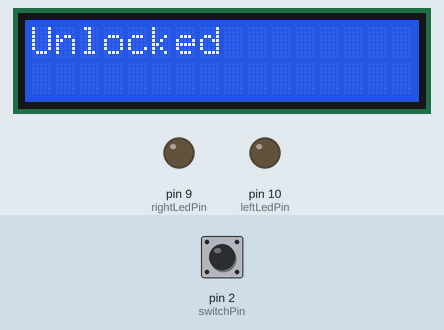
Simulated run of this sketch. Board: Arduino Uno, built with avr-gcc and run on an emulated ATmega328P. Parts: 16×2 character LCD, output pins drawn as LEDs (lit = HIGH). Dashed ring = blinking. The test bench sets the inputs (shaded band); at power-on: pin 2 (switchPin) HIGH.

Above: at 1.2 s.
1.3 s: pin 2 (switchPin) pulled LOW for 1 s
At 2.8 s:
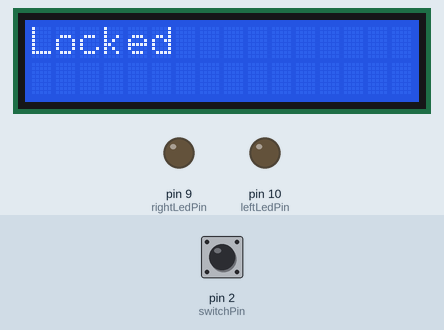
2.9 s: pin 2 (switchPin) pulled LOW for 0.15 s
At 3.17 s:
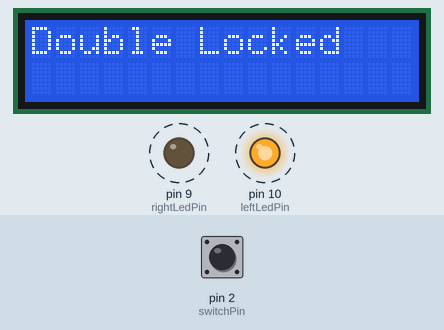
3.6 s: pin 2 (switchPin) pulled LOW for 3.2 s
At 4.58 s:
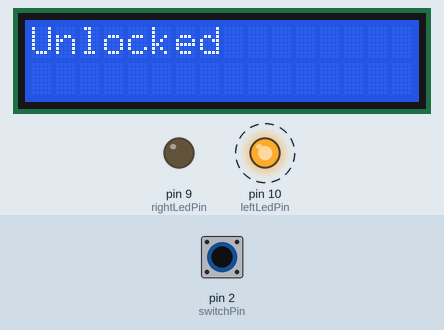
Timing chart, 0 to 6.6 s (numbered marks = the images above; inputs shaded):
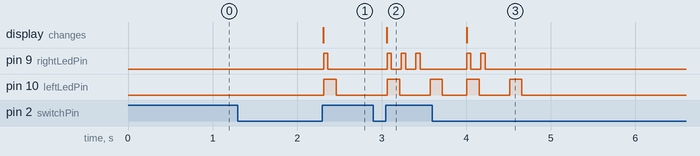

Measured:
- after the input at 1.3 s, pin 9 (rightLedPin): LOW → HIGH after 1.0 s, → LOW 0.05 s later; pin 10 (leftLedPin): LOW → HIGH after 1.0 s, → LOW 0.15 s later; the display: changes after 1.0 s (image 1)
- after the input at 2.9 s, pin 9 (rightLedPin): alternates HIGH for 0.05 s and LOW for 0.12 s, starting after 0.16 s; pin 10 (leftLedPin): LOW → HIGH after 0.16 s, → LOW 0.15 s later, → HIGH 0.36 s later; the display: changes after 0.16 s (image 2)
- after the input at 3.6 s, pin 9 (rightLedPin): alternates HIGH for 0.05 s and LOW for 0.12 s, 4 changes in all, then stays LOW, starting after 0.40 s; the display: changes after 0.40 s (image 3)

The sketch:

central_door_locking_system_turning_lights1.ino
```cpp
#include <LiquidCrystal.h>

#define loopDelay 20
#define tOnPeriod 300
#define tOffPeriod 700
#define holdPeriod 800
#define minHoldPeriod 50

#define unlocked 0
#define locked 1
#define doubleLocked 2

#define off 0
#define lc_left 1
#define lc_right 2
#define n_left 3
#define n_right 4
#define hazard 5

#define left 0
#define right 1
#define nr_of_leds 2

#define left_IL 0
#define right_IL 1
#define nr_of_leds_IL 2

#define tOnCount (tOnPeriod/loopDelay)
#define tOffCount tOffPeriod/loopDelay
#define holdCount holdPeriod/loopDelay
#define minHoldCount minHoldPeriod/loopDelay

/*enum cdl_state_t{
	unlocked,
    locked,
    doubleLocked};

enum leduri{
	left,
    right,
   	nr_of_leds};*/

typedef struct switch_type_t{
	int switchState;
    int switchPin;
    int cntApasat;
};

typedef struct led_type_t{
	int ledPin;
    int ledCnt;
    int tOn;
    int tOff;
    int initState;
    int repeats;

};

struct switch_type_t_IL
{
int switch_state;
int switchPin;
int cnt_apasat;
int cnt_neapasat;
};

struct led_type_t_IL
{
int LedPin;
int led_cnt;
int t_on;
int t_off;
int init_state;
int lc_repeat;
};


LiquidCrystal lcd(12,11,5,6,7,8);

//Declarations for readSW
switch_type_t doorSwitch;
//Declarations for CDL_main
int CDLstate = unlocked;
int eventSwitchLockedToDoubleLocked = 0;
int eventSwitchLockedToUnlocked = 0;
int eventSwitchUnlockedToLocked = 0;
int eventSwitchUnlockedToLockedinhibibit = 0;
int eventSwitchDoubleLockedToUnlocked = 0;
int printCheck = 0;

//Declarations for ledBlink
led_type_t leftLed;
led_type_t rightLed;
led_type_t* Leds[nr_of_leds];

switch_type_t_IL leftSwitch;
switch_type_t_IL rightSwitch;
switch_type_t_IL hazardSwitch;


int ILstate = off;
int eventSwitchLeftToNormal = 0;
int eventSwitchLeftOutOfNormal  = 0;
int eventSwitchRightToNormal = 0;
int eventSwitchRightOutOfNormal = 0;
int eventSwitchLeftToLane = 0;
int eventSwitchRightToLane;
int eventSwitchLeftOutOfLane = 0;
int eventSwitchRightOutOfLane = 0;
int eventSwitchHazard = 0;
int leftSwitchState = 0;
int hazardSwitchState = 0;
int rightSwitchState = 0;

led_type_t_IL ilLeftLed;
led_type_t_IL ilRightLed;
led_type_t_IL* ilLeds[nr_of_leds_IL];
/*----------------------------
------------------------------
-----------------------------*/

const int leftLedPin = 10;
const int rightLedPin = 9;
const int switchPin = 2;
int leftRepeats = 5;
int rightRepeats = 12;
int leftCounter = 0;
int rightCounter = 0;
int leftZeroCheck = 0;
int rightZeroCheck = 0;
int preValue = 65535 - 20000;
int flag = 0;


void setup()
{
  lcd.begin(16,2);
  InitReadSW();
  initCDL();
  InitBlinkLED();
  lcd.print("Unlocked");
  Serial.begin(9600);

  noInterrupts();
  TCCR1A = 0;
  TCCR1B = 0;
  TCNT1 = preValue;
  TCCR1B |=(1<<CS11);
  TIMSK1 |=(1<<TOIE1);
  EICRA |= (1 << ISC00);
  EIMSK |= (1 << INT0);
  interrupts();
}

void loop()
{
  if(flag == 1){
   flag = 0;
   ReadSwitch();
   LedControl();
   CDL_main();
   //delay(loopDelay);
  }

}

void readSwitch(){

 static int leftcnt_apasat = 0;
 static int rightcnt_apasat = 0;
 static int hazardcnt_apasat = 0;
 static int leftcnt_neapasat = 0;
 static int rightcnt_neapasat = 0;


 leftSwitchState = digitalRead(leftSwitch.switchPin);
 hazardSwitchState = digitalRead(hazardSwitch.switchPin);
 rightSwitchState = digitalRead(rightSwitch.switchPin);


  //LEFT SWITCH
  if (leftSwitch.switch_state == HIGH )
  {
    //NORMAL MODE LEFT AND LANE CHANGE MODE LEFT
    if (leftSwitch.cnt_apasat< 50)
    {
      leftSwitch.cnt_apasat++;
    }
    if (leftSwitch.cnt_apasat == 50)
    {
      eventSwitchLeftToNormal = 1;
    }
   leftSwitch.cnt_neapasat = 0;
  }

  else
  {
    if ((leftSwitch.cnt_apasat >= 5) && (leftSwitch.cnt_apasat < 50))
    {
      eventSwitchLeftToLane = 1;
    }
    if (leftSwitch.cnt_neapasat < 10)
    {
      leftcnt_neapasat++;
    }

    if (leftSwitch.cnt_neapasat == 10)
    {
      eventSwitchLeftOutOfNormal = 1;
    }

    leftSwitch.cnt_apasat = 0;
  }

  //RIGHT SWITCH
  if (rightSwitch.switch_state == HIGH )
  {
     //NORMAL MODE RIGHT AND LANE CHANGE MODE RIGH
    if (rightSwitch.cnt_apasat < 50)
    {
      rightSwitch.cnt_apasat++;
    }

    if (rightSwitch.cnt_apasat == 50)
    {
     eventSwitchRightToNormal  = 1;
    }
    rightSwitch.cnt_neapasat = 0;

  }
  else
  {
    if ((rightSwitch.cnt_apasat >= 5) && (rightSwitch.cnt_apasat < 50))
    {
      eventSwitchRightToLane = 1;
    }
    //OFF TO NORMAL MODE AND CHANGE LANE
    if (rightSwitch.cnt_neapasat < 10 )
    {
     rightSwitch.cnt_apasat++;
    }
    if (rightSwitch.cnt_neapasat == 10)
    {
     eventSwitchRightOutOfNormal  = 1;
    }
    rightSwitch.cnt_apasat = 0;
  }

  //HAZARD SWITCH
  if (hazardSwitch.switch_state == HIGH )
  {
    if (hazardSwitch.cnt_apasat < 20)
    {
      hazardSwitch.cnt_apasat++;
    }
  }
  else
  {
    if (hazardSwitch.cnt_apasat == 20)
    {
      eventSwitchHazard  = 1;
    }

    hazardSwitch.cnt_apasat = 0;
  }
}


void InitReadSW(void){
	doorSwitch.switchState = 0;
    doorSwitch.switchPin = 4;
  	doorSwitch.cntApasat = 0;

    pinMode(doorSwitch.switchPin,INPUT);
}

//!!!!!!!!!!!!!!!!
void InitReadSW_IL(void)
{
  leftSwitch.switch_state = 0;
  leftSwitch.switchPin = 1;
  leftSwitch.cnt_apasat = 0;
  leftSwitch.cnt_neapasat = 0;

  rightSwitch.switch_state = 0;
  rightSwitch.switchPin = 0;
  rightSwitch.cnt_apasat = 0;
  rightSwitch.cnt_neapasat = 0;

  hazardSwitch.switch_state = 0;
  hazardSwitch.switchPin = 13;
  hazardSwitch.cnt_apasat = 0;
  hazardSwitch.cnt_neapasat = 0;

  pinMode(leftSwitch.switchPin, INPUT);
  pinMode(rightSwitch.switchPin, INPUT);
  pinMode(hazardSwitch.switchPin, INPUT);
}


void InitBlinkLED(void){

    Leds[left] = &leftLed;
	leftLed.ledPin = 10;
    leftLed.ledCnt = 0;
    leftLed.tOn = 0;
    leftLed.tOff = 0;
    leftLed.initState = LOW;
    leftLed.repeats = 0;

    Leds[right] = &rightLed;
    rightLed.ledPin = 9;
    rightLed.ledCnt = 0;
    rightLed.tOn = 0;
    rightLed.tOff = 0;
    rightLed.initState = LOW;
    rightLed.repeats = 0;

   pinMode(leftLed.ledPin,OUTPUT);
   pinMode(rightLed.ledPin,OUTPUT);
   digitalWrite(leftLed.ledPin,LOW);
   digitalWrite(rightLed.ledPin,LOW);

}

//!!!!!!!
void InitBlinkLED_IL(void)
{
  ilLeds[left] = &ilLeftLed;
  ilLeftLed.LedPin = 4;
  ilLeftLed.led_cnt = 0;
  ilLeftLed.t_on = 0;
  ilLeftLed.t_off = 0;
  ilLeftLed.init_state = LOW;
  ilLeftLed.lc_repeat = 0;

  ilLeds[right] = &ilRightLed;
  ilRightLed.LedPin = 3;
  ilRightLed.led_cnt = 0;
  ilRightLed.t_on = 0;
  ilRightLed.t_off = 0;
  ilRightLed.init_state = LOW;
  ilRightLed.lc_repeat = 0;

  pinMode(ilLeftLed.LedPin, OUTPUT);
  pinMode(ilRightLed.LedPin, OUTPUT);
  digitalWrite(ilLeftLed.LedPin, LOW);
  digitalWrite(ilRightLed.LedPin, LOW);
}


void ReadSwitch(void){
    //doorSwitch.switchState = digitalRead(doorSwitch.switchPin);
    if(doorSwitch.switchState == 1)
    {
    	if(doorSwitch.cntApasat < holdCount)
        {
      	   doorSwitch.cntApasat++;
        }
      	if(doorSwitch.cntApasat == holdCount)
        {
          if(CDLstate == locked)
          {
          eventSwitchLockedToUnlocked = 1;
          }
          if(CDLstate == doubleLocked)
          {
          eventSwitchDoubleLockedToUnlocked = 1;
      	  }
        }
      }
  else{

    	if(doorSwitch.cntApasat>minHoldCount && doorSwitch.cntApasat<holdCount)
    	{
      	if(CDLstate == locked ){
        	eventSwitchLockedToDoubleLocked = 1; }
    	}

    	if(doorSwitch.cntApasat==holdCount)
    	{
     	if(eventSwitchDoubleLockedToUnlocked == 0 && eventSwitchLockedToUnlocked == 0 ){
          if (eventSwitchUnlockedToLockedinhibibit == 0)
          {
              if(CDLstate == unlocked  ){
              eventSwitchUnlockedToLocked = 1;
              }
          }
          eventSwitchUnlockedToLockedinhibibit = 0;
		}
    	}
    	doorSwitch.cntApasat = 0;
  		}

}

void BlinkControl(const int ledID,const int tOn,const int tOff,int *ledCnt,int *repeats,const int initState){

  if((*repeats) != 0){
  if((*ledCnt) < tOn){
  	digitalWrite(ledID,(initState));
  }
  else if((*ledCnt) < tOn + tOff){
  	digitalWrite(ledID,!(initState));
  }
  else if((*ledCnt) == tOn + tOff){
  	(*ledCnt) = 0;
    if((*repeats) >0){
    	(*repeats)--;
    }
  }
  if ((*ledCnt) <= (tOn+tOff))
  {
  	(*ledCnt)++;
  }
 }
}

void LedControl(){
	BlinkControl(leftLed.ledPin,leftLed.tOn,leftLed.tOff,&leftLed.ledCnt,&leftLed.repeats,leftLed.initState);
	BlinkControl(rightLed.ledPin,rightLed.tOn,rightLed.tOff,&rightLed.ledCnt,&rightLed.repeats,rightLed.initState);
    BlinkControl(ilLeftLed.LedPin,rightLed.tOn,rightLed.tOff,&rightLed.ledCnt,&rightLed.repeats,rightLed.initState);
    BlinkControl(ilRightLed.LedPin,rightLed.tOn,rightLed.tOff,&rightLed.ledCnt,&rightLed.repeats,rightLed.initState);

}
void Blinkcmd(const int led,const int tOn,const int tOff,const int initState,const int nrCycles){
	Leds[led]->tOn = tOn;
  	Leds[led]->tOff = tOff;
  	Leds[led]->initState= initState;
  	Leds[led]->ledCnt = 0;
    if(nrCycles == 0){
    	Leds[led] -> repeats = -1;
    }
  else
    {
  		Leds[led] -> repeats = nrCycles;

    }

}


void initCDL(void){
  CDLstate = unlocked;
  eventSwitchLockedToDoubleLocked = 0;
  eventSwitchLockedToUnlocked = 0;
  eventSwitchUnlockedToLocked = 0;
  eventSwitchDoubleLockedToUnlocked = 0;
}

void initIL(void){
   ILstate = off;
   eventSwitchLeftToNormal = 0;
   eventSwitchLeftOutOfNormal  = 0;
   eventSwitchRightToNormal = 0;
   eventSwitchRightOutOfNormal = 0;
   eventSwitchLeftToLane = 0;
   eventSwitchRightToLane;
   eventSwitchLeftOutOfLane = 0;
   eventSwitchRightOutOfLane = 0;
   eventSwitchHazard = 0;
/*------------------------------------------
  ------------------------------------------
  ------------------------------------------*/
}

void CDL_main(void){
	//Serial.print(CDLstate);
    switch(CDLstate){

    case unlocked:

      if(eventSwitchUnlockedToLocked==1){
      	CDLstate = locked;
        Blinkcmd(left,tOnCount,tOffCount,HIGH,1);
        Blinkcmd(right,tOnCount,tOffCount,HIGH,1);
        eventSwitchUnlockedToLocked = 0;
        lcd.clear();
        lcd.print("Locked");
        //printCheck = 0;
      }
    break;

   case locked:

      if(eventSwitchLockedToUnlocked == 1){
      	CDLstate = unlocked;
        eventSwitchUnlockedToLockedinhibibit = 1;
        Blinkcmd(left,tOnCount,tOffCount,HIGH,2);
        Blinkcmd(right,tOnCount,tOffCount,HIGH,2);
        eventSwitchLockedToUnlocked = 0;
        lcd.clear();
        lcd.print("Unlocked");
        //printCheck  = 0;
      }
      if(eventSwitchLockedToDoubleLocked == 1){
      	CDLstate = doubleLocked;
        Blinkcmd(left,tOnCount,tOffCount,HIGH,3);
        Blinkcmd(right,tOnCount,tOffCount,HIGH,3);
        eventSwitchLockedToDoubleLocked = 0;
        lcd.clear();
        lcd.print("Double Locked");
        //printCheck = 0;
      }
   break;

   case doubleLocked:
      if(eventSwitchDoubleLockedToUnlocked == 1){
      	CDLstate = unlocked;
        eventSwitchUnlockedToLockedinhibibit = 1;
        Blinkcmd(left,tOnCount,tOffCount,HIGH,2);
        Blinkcmd(right,tOnCount,tOffCount,HIGH,2);
        eventSwitchDoubleLockedToUnlocked = 0;
        lcd.clear();
        lcd.print("Unlocked");
        //printCheck = 0;
      }

	break;
    }
}

void IL_main(void){

  //Serial.println(IL_state);
  switch(ILstate){

    case off:

    if(eventSwitchLeftToLane == 1){

      ILstate = lc_left;
      Blinkcmd(ilLeftLed.LedPin,30,70,HIGH,3);
      Blinkcmd(ilRightLed.LedPin,0,0,LOW,0);
      eventSwitchLeftToLane = 0;
    }
    if(eventSwitchRightToLane == 1){

      ILstate = lc_right;
      Blinkcmd(ilLeftLed.LedPin,0,0,LOW,0);
      Blinkcmd(ilRightLed.LedPin,30,70,HIGH,3);
      eventSwitchRightToLane = 0;
    }

     if( eventSwitchLeftToNormal == 1){

      ILstate = n_left;
      Blinkcmd(ilLeftLed.LedPin,30,70,HIGH,0);
      Blinkcmd(ilRightLed.LedPin,0,0,LOW,0);
      eventSwitchLeftToNormal = 0;
    }
    if( eventSwitchRightToNormal == 1){

      ILstate = n_right;
      Blinkcmd(ilLeftLed.LedPin,0,0,LOW,0);
      Blinkcmd(ilRightLed.LedPin,30,70,HIGH,0);
      eventSwitchRightToNormal = 0;
    }
    if(eventSwitchHazard == 1){

      ILstate = hazard;
      Blinkcmd(ilLeftLed.LedPin,50,50,HIGH,0);
      Blinkcmd(ilRightLed.LedPin,50,50,HIGH,0);

      eventSwitchHazard = 0;
    }
    break;

    case lc_left:

    if( eventSwitchLeftOutOfLane == 1){
       ILstate = off;
       Blinkcmd(ilLeftLed.LedPin,0,0,LOW,0);
       Blinkcmd(ilRightLed.LedPin,0,0,LOW,0);
       initIL();
    }
    if( eventSwitchLeftToNormal == 1){
      //!!!
      ILstate = n_left;
      Blinkcmd(ilLeftLed.LedPin,30,70,HIGH,0);
      Blinkcmd(ilRightLed.LedPin,0,0,LOW,0);
      eventSwitchLeftToNormal = 0;
    }
    if( eventSwitchRightToNormal == 1){

      ILstate = n_right;
      Blinkcmd(ilLeftLed.LedPin,0,0,LOW,0);
      Blinkcmd(ilRightLed.LedPin,30,70,HIGH,0);
      eventSwitchRightToNormal = 0;
    }
    if(eventSwitchHazard == 1){

      ILstate = hazard;
      Blinkcmd(ilLeftLed.LedPin,50,50,HIGH,0);
      Blinkcmd(ilRightLed.LedPin,50,50,HIGH,0);
      eventSwitchHazard = 0;
    }

    break;

    case lc_right:


    if(eventSwitchRightOutOfLane == 1){
      ILstate = off;
      Blinkcmd(ilLeftLed.LedPin,0,0,LOW,0);
      Blinkcmd(ilRightLed.LedPin,0,0,LOW,0);
      initIL();
    }
    if( eventSwitchLeftToNormal == 1){

      ILstate = n_left;
      Blinkcmd(ilLeftLed.LedPin,30,70,HIGH,0);
      Blinkcmd(ilRightLed.LedPin,0,0,LOW,0);
      eventSwitchLeftToNormal = 0;
    }
    if( eventSwitchRightToNormal == 1){

      ILstate = n_right;
      Blinkcmd(ilLeftLed.LedPin,0,0,LOW,0);
      Blinkcmd(ilRightLed.LedPin,30,70,HIGH,0);
      eventSwitchRightToNormal = 0;
    }
    if(eventSwitchHazard == 1){

      ILstate = hazard;
      Blinkcmd(ilLeftLed.LedPin,50,50,HIGH,0);
      Blinkcmd(ilRightLed.LedPin,50,50,HIGH,0);
      eventSwitchHazard = 0;
    }
    break;
    case n_left:

    if( eventSwitchLeftOutOfNormal == 1){

      ILstate = off;
      Blinkcmd(ilLeftLed.LedPin,0,0,LOW,0);
      Blinkcmd(ilRightLed.LedPin,0,0,LOW,0);
      initIL();
    }
    if(eventSwitchHazard == 1){

      ILstate = hazard;
      Blinkcmd(ilLeftLed.LedPin,50,50,HIGH,0);
      Blinkcmd(ilRightLed.LedPin,50,50,HIGH,0);
      eventSwitchHazard = 0;
    }

    break;

    case n_right:
    if( eventSwitchRightOutOfNormal == 1){

      ILstate = off;
      Blinkcmd(ilLeftLed.LedPin,0,0,LOW,0);
      Blinkcmd(ilRightLed.LedPin,0,0,LOW,0);
      initIL();
    }
    if(eventSwitchHazard == 1){

      ILstate = hazard;
      Blinkcmd(ilLeftLed.LedPin,50,50,HIGH,0);
      Blinkcmd(ilRightLed.LedPin,50,50,HIGH,0);
      eventSwitchHazard = 0;
    }
    break;

    case hazard:


    if(eventSwitchHazard == 1){

      ILstate = off;
      Blinkcmd(ilLeftLed.LedPin,0,0,LOW,0);
      Blinkcmd(ilRightLed.LedPin,0,0,LOW,0);
      initIL();
    }
    break;
  }

}


ISR(TIMER1_OVF_vect){
	TCNT1 = preValue;
    flag = 1;
}

ISR(INT0_vect){

  doorSwitch.switchState = !(doorSwitch.switchState);

}
```
